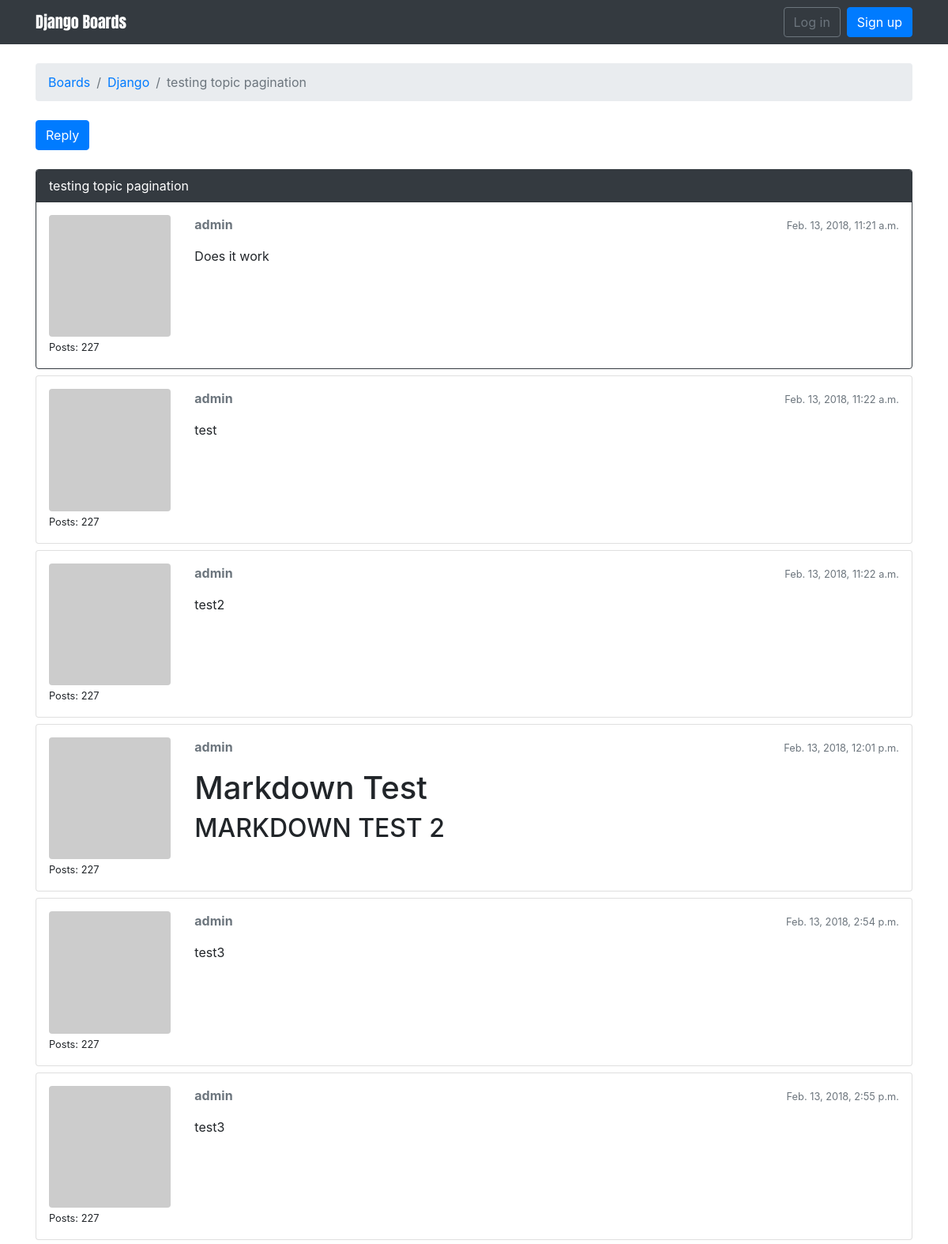
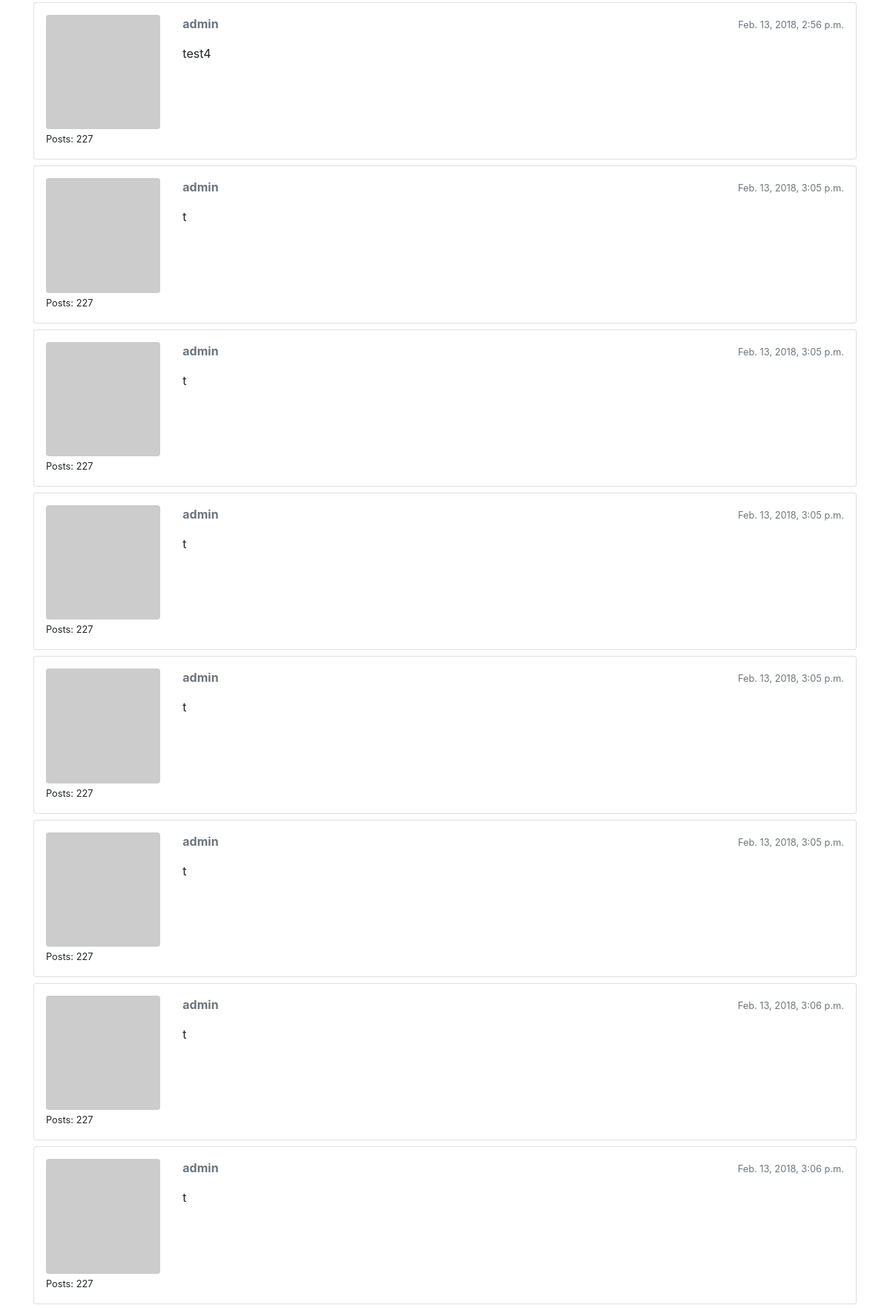
Page /boards/1/topics/201/ (upper part) on the committed database (2 pictures, top to bottom).
### boards/models.py (models this page shows, shortened)
class Topic(models.Model):
    subject = models.CharField(max_length=255)
    last_updated = models.DateTimeField(auto_now_add=True)
    board = models.ForeignKey(Board,on_delete = models.CASCADE, related_name='topics')
    starter = models.ForeignKey(User,on_delete = models.CASCADE, related_name='topics')
    views = models.PositiveIntegerField(default=0)

class Board(models.Model):
    name = models.CharField(max_length=30, unique=True)
    description = models.CharField(max_length= 100)

class Post(models.Model):
    message = models.TextField(max_length=4000)
    topic = models.ForeignKey(Topic,on_delete = models.CASCADE, related_name='posts')
    created_at = models.DateTimeField(auto_now_add=True)
    updated_at = models.DateTimeField(null=True)
    created_by = models.ForeignKey(User,on_delete = models.CASCADE, related_name='posts')
    updated_by = models.ForeignKey(User,on_delete = models.CASCADE, null=True, related_name='+')
    def get_message_as_markdown(self):
        return mark_safe(markdown(self.message, safe_mode='escape'))

### boards/views.py (the view)
# urls.py: url(r'^boards/(?P<pk>\d+)/topics/(?P<topic_pk>\d+)/$', views.PostListView.as_view(), name='topic_posts'),
class PostListView(ListView):
    model = Post
    context_object_name = 'posts'
    template_name = 'topic_posts.html'
    paginate_by = 20
    def get_context_data(self, **kwargs):
        self.topic.views += 1
        self.topic.save()
        kwargs['topic'] = self.topic
        return super().get_context_data(**kwargs)
    def get_queryset(self):
        self.topic = get_object_or_404(Topic, board__pk=self.kwargs.get('pk'), pk=self.kwargs.get('topic_pk'))
        queryset = self.topic.posts.order_by('created_at')
        return queryset

### boards/templatetags/gravatar.py (called while the page is built)
@register.filter
def gravatar(user):
    email = user.email.lower().encode('utf-8')
    default = 'mm'
    size = 256
    url = 'https://www.gravatar.com/avatar/{md5}?{params}'.format(
        md5=hashlib.md5(email).hexdigest(),
        params=urlencode({'d': default, 's': str(size)})
    )
    return url

### templates/topic_posts.html (shortened to what this page needs)
{% extends 'base.html' %}
{% load gravatar %}
{% block breadcrumb %}
  <li class="breadcrumb-item"><a href="{% url 'home' %}">Boards</a></li>
  <li class="breadcrumb-item"><a href="{% url 'board_topics' topic.board.pk %}">{{ topic.board.name }}</a></li>
  <li class="breadcrumb-item active">{{ topic.subject }}</li>
{% endblock %}
{% block content %}
  <div class="mb-4">
    <a href="{% url 'reply_topic' topic.board.pk topic.pk %}" class="btn btn-primary" role="button">Reply</a>
  </div>
  {% for post in posts %}
    <div id="{{ post.pk }}" class="card {% if forloop.last %}mb-4{% else %}mb-2{% endif %} {% if forloop.first %}border-dark{% endif %}">
      {% if forloop.first %}
        <div class="card-header text-white bg-dark py-2 px-3">{{ topic.subject }}</div>
      {% endif %}
      <div class="card-body p-3">
        <div class="row">
          <div class="col-2">
            <img src="{{ post.created_by|gravatar }}" alt="{{ post.created_by.username }}" class="w-100 rounded">
            <small>Posts: {{ post.created_by.posts.count }}</small>
          </div>
          <div class="col-10">
            <div class="row mb-3">
              <div class="col-6">
                <strong class="text-muted">{{ post.created_by.username }}</strong>
              </div>
              <div class="col-6 text-right">
                <small class="text-muted">{{ post.created_at }}</small>
              </div>
            </div>
            {{ post.get_message_as_markdown }}
          </div>
        </div>
      </div>
    </div>
  {% endfor %}
{% endblock %}

### rows in the picture
Topic: board.name "Django", subject "testing topic pagination"
Post: created_by.posts.count "227", created_by.username "admin", created_at "Feb. 13, 2018, 11:21 a.m.", get_message_as_markdown "Does it work"
Post: created_by.posts.count "227", created_by.username "admin", created_at "Feb. 13, 2018, 11:22 a.m.", get_message_as_markdown "test"
Post: created_by.posts.count "227", created_by.username "admin", created_at "Feb. 13, 2018, 11:22 a.m.", get_message_as_markdown "test2"
Post: created_by.posts.count "227", created_by.username "admin", created_at "Feb. 13, 2018, 12:01 p.m.", get_message_as_markdown "Markdown Test MARKDOWN TEST 2"
Post: created_by.posts.count "227", created_by.username "admin", created_at "Feb. 13, 2018, 2:54 p.m.", get_message_as_markdown "test3"
Post: created_by.posts.count "227", created_by.username "admin", created_at "Feb. 13, 2018, 2:55 p.m.", get_message_as_markdown "test3"
Post: created_by.posts.count "227", created_by.username "admin", created_at "Feb. 13, 2018, 2:56 p.m.", get_message_as_markdown "test4"
Post: created_by.posts.count "227", created_by.username "admin", created_at "Feb. 13, 2018, 3:05 p.m.", get_message_as_markdown "t"
Post: created_by.posts.count "227", created_by.username "admin", created_at "Feb. 13, 2018, 3:05 p.m.", get_message_as_markdown "t"
Post: created_by.posts.count "227", created_by.username "admin", created_at "Feb. 13, 2018, 3:05 p.m.", get_message_as_markdown "t"
Post: created_by.posts.count "227", created_by.username "admin", created_at "Feb. 13, 2018, 3:05 p.m.", get_message_as_markdown "t"
Post: created_by.posts.count "227", created_by.username "admin", created_at "Feb. 13, 2018, 3:05 p.m.", get_message_as_markdown "t"
Post: created_by.posts.count "227", created_by.username "admin", created_at "Feb. 13, 2018, 3:06 p.m.", get_message_as_markdown "t"
Post: created_by.posts.count "227", created_by.username "admin", created_at "Feb. 13, 2018, 3:06 p.m.", get_message_as_markdown "t"
